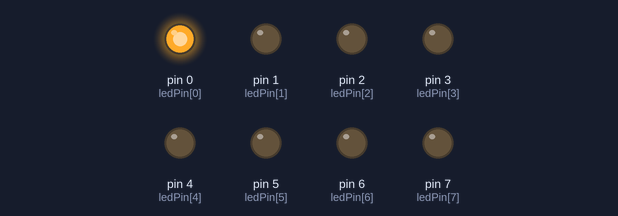
The sketch below on a simulated Arduino Uno, built with avr-gcc and run on an emulated ATmega328P. Shown: output pins drawn as LEDs (lit = HIGH).

Above: at 0.2 s.
At 1.2 s:
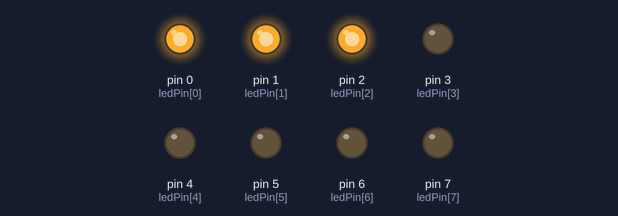
At 2.2 s:
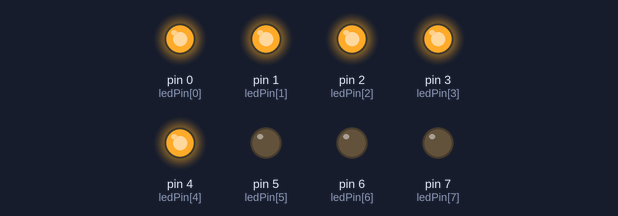
At 4.7 s:
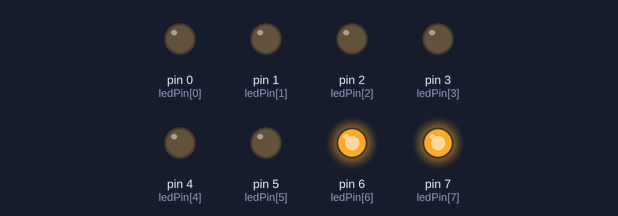
At 6.7 s:
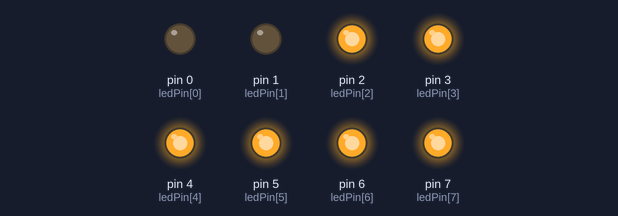
At 9.2 s:
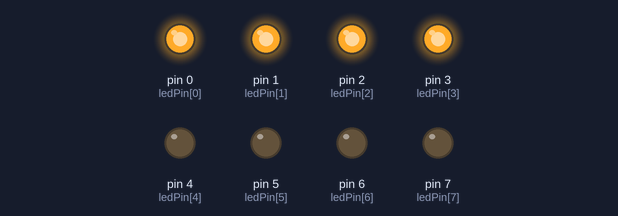
Timing chart, 0 to 9.8 s (numbered marks = the images above):
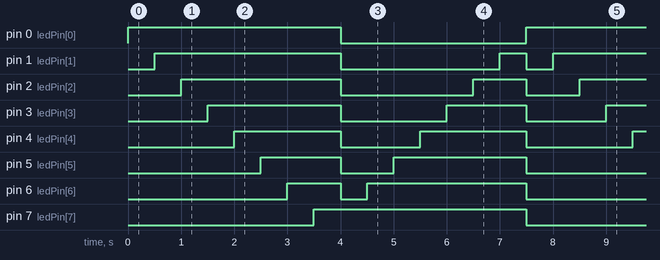

Measured:
- by itself, pin 0 (ledPin[0]), pin 7 (ledPin[7]): alternates HIGH for 4.0 s and LOW for 3.5 s
- by itself, pin 1 (ledPin[1]): repeats every 7.5 s: LOW 3.0 s, HIGH 0.50 s, LOW 0.50 s, HIGH 3.5 s
- by itself, pin 2 (ledPin[2]): repeats every 7.5 s: LOW 2.5 s, HIGH 1.0 s, LOW 1.0 s, HIGH 3.0 s
- by itself, pin 3 (ledPin[3]): repeats every 7.5 s: LOW 2.0 s, HIGH 1.5 s, LOW 1.5 s, HIGH 2.5 s
- by itself, pin 4 (ledPin[4]): repeats every 7.5 s: LOW 1.5 s, HIGH 2.0 s, LOW 2.0 s, HIGH 2.0 s
- by itself, pin 5 (ledPin[5]): repeats every 7.5 s: LOW 1.0 s, HIGH 2.5 s, LOW 2.5 s, HIGH 1.5 s
- by itself, pin 6 (ledPin[6]): repeats every 7.5 s: LOW 0.50 s, HIGH 3.0 s, LOW 3.0 s, HIGH 1.0 s

The sketch:

Bai_1.ino
```cpp
byte ledPin[] = {0,1,2,3,4,5,6,7};
byte pinCount;

void setup()
{
  pinCount = sizeof(ledPin);
  for (int i=0;i<pinCount;i++)
  {
    pinMode(ledPin[i],OUTPUT);
    digitalWrite(ledPin[i],LOW);
  }
}
void loop()
{
  for (int i=0; i < pinCount; i++)
  {
    digitalWrite(ledPin[i],HIGH);
    delay(500);
  }
  for (int i=0; i < pinCount; i++)
  {
    digitalWrite(ledPin[i],LOW);
  }
  for (int i = pinCount-1;i > 0; i--)
  {
    digitalWrite(ledPin[i],HIGH);
    delay(500);
  }
  for (int i=0; i < pinCount; i++)
  {
    digitalWrite(ledPin[i],LOW);
  }
}
```
